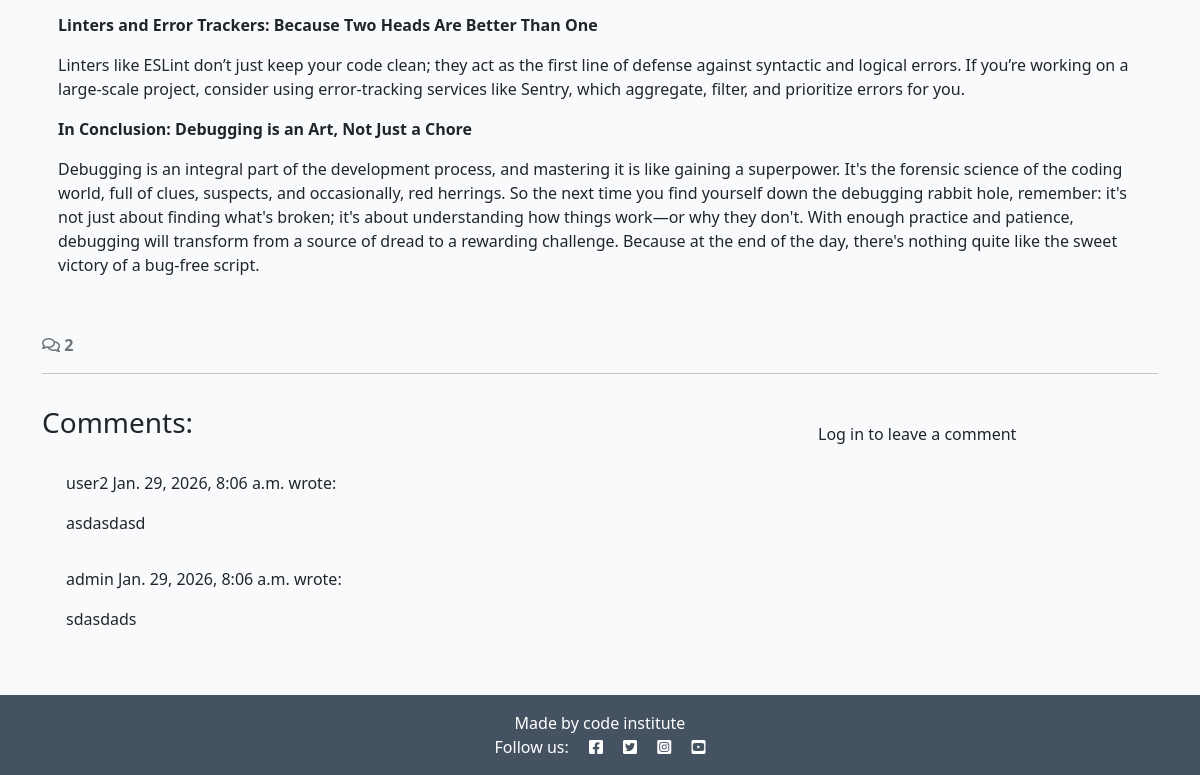
Before: /breakpoints-or-breaking-point-surviving-javascript-debugging/ (lower part) with the older database file.
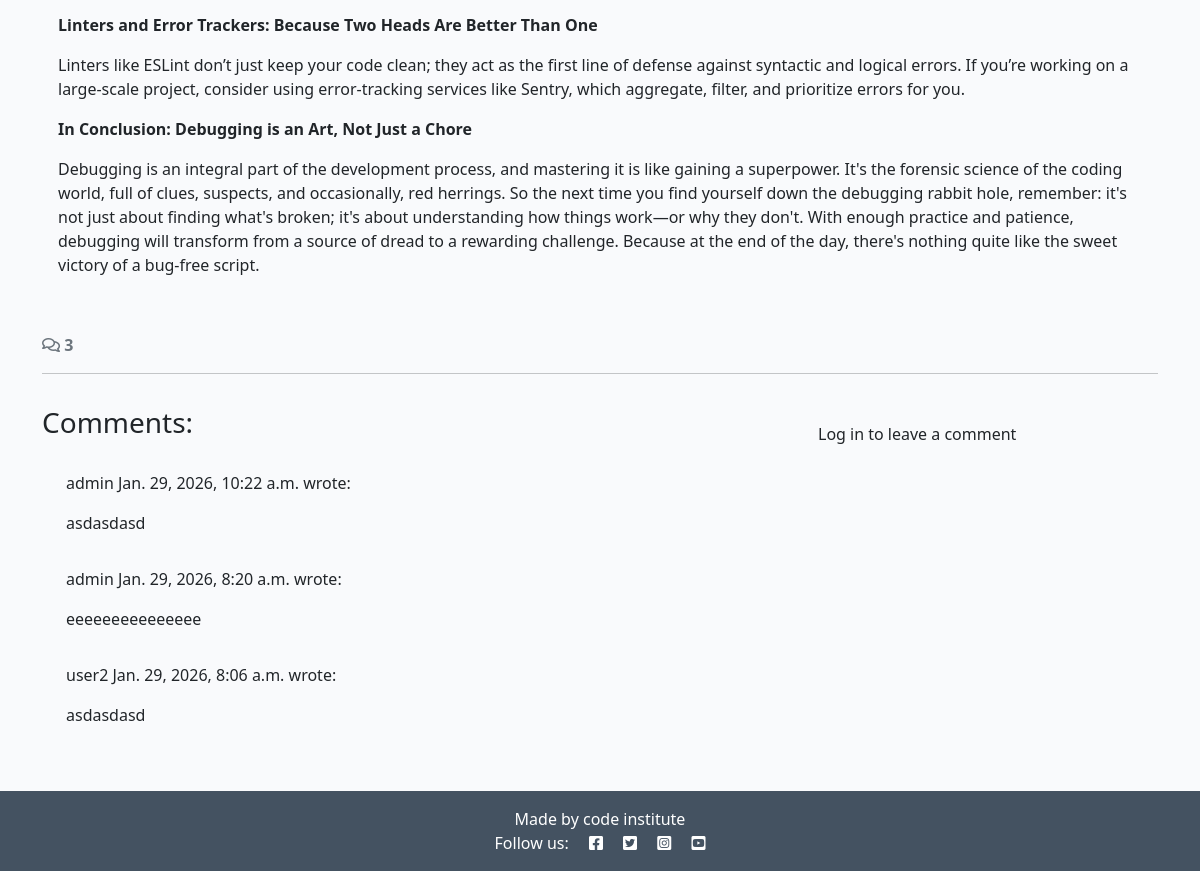
After: the same page with the newer database file.
### blog/models.py (models this page shows, shortened)
class Comment(models.Model):
    post = models.ForeignKey(Post, on_delete=models.CASCADE, related_name="comments")
    author = models.ForeignKey(
        User, on_delete=models.CASCADE, related_name="commenter"
    )
    body = models.TextField()
    approved = models.BooleanField(default=False)
    created_on = models.DateTimeField(auto_now_add=True)
    class Meta:
        ordering = ["created_on"]

### blog/views.py (the view, shortened to what this page needs)
# urls.py: path('<slug:slug>/', views.post_detail, name='post_detail'),
def post_detail(request, slug):
    queryset = Post.objects.filter(status=1)
    post = get_object_or_404(queryset, slug=slug)
    comments = post.comments.all().order_by("-created_on")
    comment_count = post.comments.filter(approved=True).count()
    comment_form = CommentForm()
    return render(
        request,
        "blog/post_detail.html",
        {
            "post": post,
            "comments": comments,
            "comment_count": comment_count,
            "comment_form": comment_form
        },
    )

### blog/templates/blog/post_detail.html (shortened to what this page needs)
{% extends 'base.html' %} {% block content %}
{% load static %}
{% load crispy_forms_tags %}
<div class="container">
    <div class="row">
        <div class="col card mb-4  mt-3 left  top">
            <div class="card-body">
                <p class="card-text">{{ post.content | safe}}</p>
                </div>
            </div>
        </div>
  <div class="row">
    <div class="col-12">
      <strong class="text-secondary">
        <i class="far fa-comments"></i> {{ comment_count }}
      </strong>
    </div>
    <div class="col-12">
      <hr>
    </div>
  </div>
  <div class="row">
    <div class="col-md-8 card mb-4  mt-3 ">
      <h3>Comments:</h3>
      <div class="card-body">
        {% for comment in comments %}
        <div class="p-2 comments
          ">
          <p class="font-weight-bold">
            {{ comment.author }}
            <span class="font-weight-normal">
              {{ comment.created_on }}
            </span> wrote:
          </p>
          <div id="comment{{ comment.id }}">
            {{ comment.body | linebreaks }}
          </div>
        </div>
        {% endfor %}
      </div>
    </div>
    <div class="col-md-4 card mb-4  mt-3 ">
            <div class="card-body">
                {% if user.is_authenticated %}
                <h3>Leave a comment:</h3>
                <p>Posting as: {{ user.username }}</p>
                <form id="commentForm" method="post" style="margin-top: 1.3em;">
                    {{ comment_form | crispy }}
                    {% csrf_token %}
                    <button id="submitButton" type="submit" class="btn btn-signup btn-lg">Submit</button>
                </form>
                {% else %}
                <p>Log in to leave a comment</p>
                {% endif %}
            </div>
        </div>
    </div>
</div>
{% endblock content %}

Changed rows visible on the page:
removed Comment: author "admin", created_on "Jan. 29, 2026, 8:06 a.m.", body "sdasdads"
added Comment: author "admin", created_on "Jan. 29, 2026, 10:22 a.m.", body "asdasdasd"
now on this page (row edited): Comment: author "admin", created_on "Jan. 29, 2026, 8:20 a.m.", body "eeeeeeeeeeeeeee"
Other visible differences:
{{ comment_count }}: "2" → "3"
